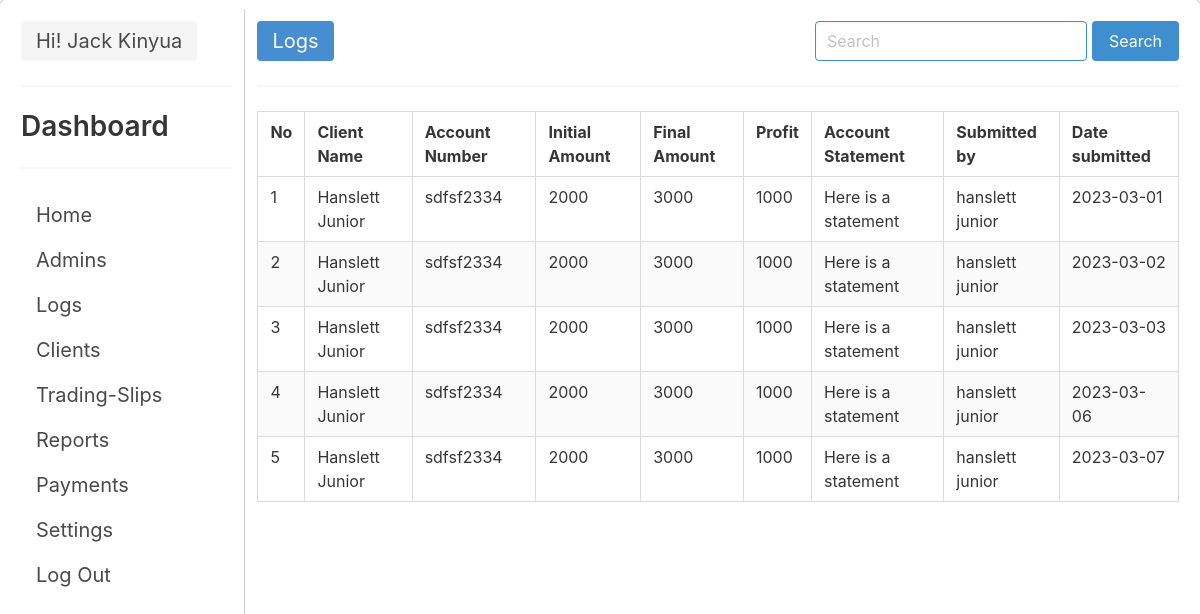
/dashboard/logs (signed in), run on the app's committed database.
### peskos/models/admins.py (models this page shows, shortened)
class Admins(db.Model, UserMixin):
    __tablename__ = "admins"
    id = db.Column(db.Integer, primary_key=True)
    first_name = db.Column(db.String(100), nullable=False)
    last_name = db.Column(db.String(100), nullable=False)
    email = db.Column(db.String(100), unique=True, nullable=False)
    password = db.Column(db.String(150), nullable=False)
    is_active = db.Column(db.Boolean, nullable=False, default=True)
    is_assigned = db.Column(db.Boolean, nullable=False, default=False)
    roles = db.relationship(
        "Role", secondary="admin_roles", uselist=False, cascade="all"
    )
    client = db.relationship("Clients", backref="author", lazy=True)
    assigned_admin = db.relationship("AssignTraders", backref="admin", lazy=True)

### peskos/models/trading_records.py (models this page shows, shortened)
class TradingRecords(db.Model):
    __tablename__ = "trading_records"
    id = db.Column(db.Integer, primary_key=True)
    name = db.Column(db.String(100), nullable=False)
    account_number = db.Column(db.Integer, nullable=False)
    initial_amount = db.Column(db.Integer, nullable=False)
    final_amount = db.Column(db.Integer, nullable=False)
    profit = db.Column(db.Integer, nullable=False)
    acc_statement = db.Column(db.String(), nullable=False, default="No statement!")
    date_entered = db.Column(db.DateTime, nullable=False, default=datetime.utcnow)

### peskos/models/client.py (models this page shows, shortened)
class Clients(db.Model):
    __tablename__ = "clients"
    id = db.Column(db.Integer, primary_key=True)
    name = db.Column(db.String(100), nullable=False)
    email = db.Column(db.String(100), unique=True, nullable=False)
    broker = db.Column(db.String(100), nullable=False)
    account_type = db.Column(db.String(50), nullable=False)
    phone_number = db.Column(db.Integer, nullable=False)
    second_number = db.Column(db.Integer, default=0)
    icd = db.Column(db.Integer, nullable=False)
    idcard_number = db.Column(db.String(50), unique=True, nullable=False)
    account_number = db.Column(db.Integer, nullable=False)
    date_joined = db.Column(db.DateTime, nullable=False, default=datetime.utcnow)
    created_by = db.Column(db.Integer, db.ForeignKey("admins.id"), nullable=False)
    assigned_client = db.relationship("AssignTraders", backref="client", lazy=True)
    verified_client = db.relationship("VerifiedRecords", backref="client", lazy=True)

### peskos/superadmin/routes.py (the view)
@superadmin.route("/dashboard/logs")
@login_required
@role_required("super admin")
def logs():
    ta = TradingRecords.query.all()
    return render_template("super_admin/logs.html", tab="logs", ta=ta, clients=Clients)

### peskos/__init__.py (called while the page is built, shortened)
def role_required(role: str):
    def wrapper(fn):
        @wraps(fn)
        def decorated_view(*args, **kwargs):
            if current_user.roles.role == role and request.path.startswith(
                _ROUTE_CONFIG["roles"][role]
            ):
                return fn(*args, **kwargs)
        return decorated_view
    return wrapper

### peskos/models/admins.py (called while the page is built)
@login_manager.user_loader
def load_user(user_id):
    return Admins.query.get(int(user_id))

### peskos/templates/super_admin/logs.html
{% extends 'layouts/dashboard.html' %}
{% block data %}
<div class="table-container">
    <table class="table is-bordered is-striped is-hoverable">
        <thead>
            <tr>
                <th>No</th>
                <th>Client Name</th>
                <th>Account Number</th>
                <th>Initial Amount</th>
                <th>Final Amount</th>
                <th>Profit</th>
                <th colspan="1">Account Statement</th>
                <th>Submitted by</th>
                <th>Date submitted</th>
            </tr>
        </thead>
        <tbody>
            {% for record in ta %}
            <tr>
                <td>{{ ta.index(record) + 1 }}</td>
                <td>{{ clients.query.filter_by(account_number=record.account_number).first().name }}</td>
                <td>{{ record.account_number }}</td>
                <td>{{ record.initial_amount }}</td>
                <td>{{ record.final_amount }}</td>
                <td>{{ record.profit }}</td>
                <td>{{ record.acc_statement }}</td>
                <td>{{ record.name }}</td>
                <td>{{ record.date_entered.strftime("%Y-%m-%d") }}</td>
            </tr>
            {% endfor %}
        </tbody>
    </table>
</div>
{% endblock %}

### peskos/templates/layouts/dashboard.html (shortened to what this page needs)
{% extends 'layouts/layout.html' %}
{% block content %}
<div id="dashboard-container">
    <div class="columns">
        <div class="column is-one-fifth" style="border-right: 1px solid rgba(128, 128, 128, 0.374);">
            <span class="tag is-large">Hi! {{ current_user.first_name }} {{ current_user.last_name }}</span>
            <hr>
            <aside class="menu">
                <div class="content">
                    <h2>Dashboard</h2>
                </div>
                <hr>
                <ul class="menu-list is-centered menu-items">
                    <li><a class="menu-tabs " href="{{ url_for('superadmin.dashboard') }}">Home</a></li>
                    <li><a class="menu-tabs" href="{{ url_for('superadmin.admins') }}">Admins</a></li>
                    <li><a class="menu-tabs" href="{{ url_for('superadmin.logs') }}">Logs</a></li>
                    <li><a class="menu-tabs" href="{{ url_for('superadmin.clients') }}">Clients</a></li>
                    <li><a class="menu-tabs" href="{{ url_for('superadmin.trading_slips') }}">Trading-Slips</a></li>
                    <li><a class="menu-tabs" href="{{ url_for('superadmin.reports') }}">Reports</a></li>
                    <li><a class="menu-tabs" href="{{ url_for('superadmin.payments') }}">Payments</a></li>
                    <li><a class="menu-tabs" href="{{ url_for('superadmin.settings') }}">Settings</a></li>
                    <li><a class="menu-tabs" href="{{ url_for('superadmin.logout') }}">Log Out</a></li>
                </ul>
            </aside>
        </div>
        <div class="column overflow">
            <div class="top-bar">
                <span class="tag is-large" style="background-color: #478ed0; color: white;">{{ tab.capitalize() }}</span>
                <div class="control">
                    <div class="group">
                        <input class="input is-info" type="search" placeholder="Search">
                        <button class="button is-info">Search</button>
                    </div>
                </div>
            </div>
            <hr>
            {% block data %}
            {% endblock %}
        </div>
    </div>
</div>
{% endblock content %}

### peskos/static/css/index.css (style rules this page uses)
body { box-sizing: border-box ; }
#dashboard-container { margin: 10px; height: 100vh; }
#dashboard-container .columns { border: 1px solid rgb(196, 196, 196); border-radius: 10px; min-height: 100vh; padding: 10px; }
.menu-items { font-size: 20px; }
.overflow { overflow-y: auto; }
.top-bar { display: flex; flex-direction: row; justify-content: space-between; }
.group { display: flex; flex-direction: row; }
.group button { margin-left: 5px; }

### data on the page
Admins: first_name "Jack", last_name "Kinyua"
TradingRecords: ta.index(record)+1 "1", query.filter_by "Hanslett Junior", account_number "sdfsf2334", initial_amount "2000", final_amount "3000", profit "1000", acc_statement "Here is a statement", name "hanslett junior", date_entered "2023-03-01"
TradingRecords: ta.index(record)+1 "2", query.filter_by "Hanslett Junior", account_number "sdfsf2334", initial_amount "2000", final_amount "3000", profit "1000", acc_statement "Here is a statement", name "hanslett junior", date_entered "2023-03-02"
TradingRecords: ta.index(record)+1 "3", query.filter_by "Hanslett Junior", account_number "sdfsf2334", initial_amount "2000", final_amount "3000", profit "1000", acc_statement "Here is a statement", name "hanslett junior", date_entered "2023-03-03"
TradingRecords: ta.index(record)+1 "4", query.filter_by "Hanslett Junior", account_number "sdfsf2334", initial_amount "2000", final_amount "3000", profit "1000", acc_statement "Here is a statement", name "hanslett junior", date_entered "2023-03-06"
TradingRecords: ta.index(record)+1 "5", query.filter_by "Hanslett Junior", account_number "sdfsf2334", initial_amount "2000", final_amount "3000", profit "1000", acc_statement "Here is a statement", name "hanslett junior", date_entered "2023-03-07"

### other printed values
{{ tab.capitalize() }} "Logs"
